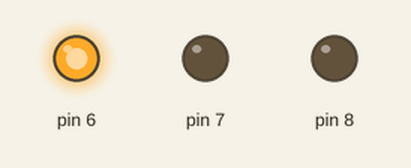
A sketch run on a simulated Arduino Uno, built with avr-gcc and run on an emulated ATmega328P. Shown: output pins drawn as LEDs (lit = HIGH).

Above: at 0.5 s.
At 1.5 s:
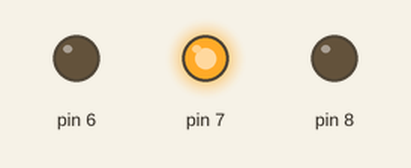
At 5.5 s:
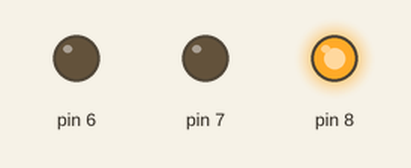
Timing chart, 0 to 6.9 s (numbered marks = the images above):
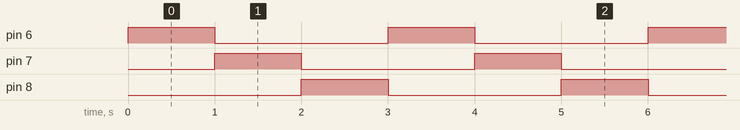

The sketch:

Blink3.ino
```cpp
void setup() {
  // put your setup code here, to run once:
  pinMode(6, OUTPUT);
  pinMode(7, OUTPUT);
  pinMode(8, OUTPUT);
}

// Lucas Connell Touched This File @JD TA's
// Lizza Novikova was here...

void loop() {
  // put your main code here, to run repeatedly:
  digitalWrite(6, HIGH);
    // turn the LED on (HIGH is the voltage level)
  delay(1000);                      // wait for a second
  digitalWrite(6, LOW);
  digitalWrite(7, HIGH);
  delay(1000);
  digitalWrite(7, LOW);
  digitalWrite(8, HIGH);
  delay(1000);
  digitalWrite(8, LOW);
}
```

Measured:
- by itself, pin 6–8: alternates HIGH for 1.0 s and LOW for 2.0 s
- by itself, everything shown: repeats every 3.0 s, in 4 steps
